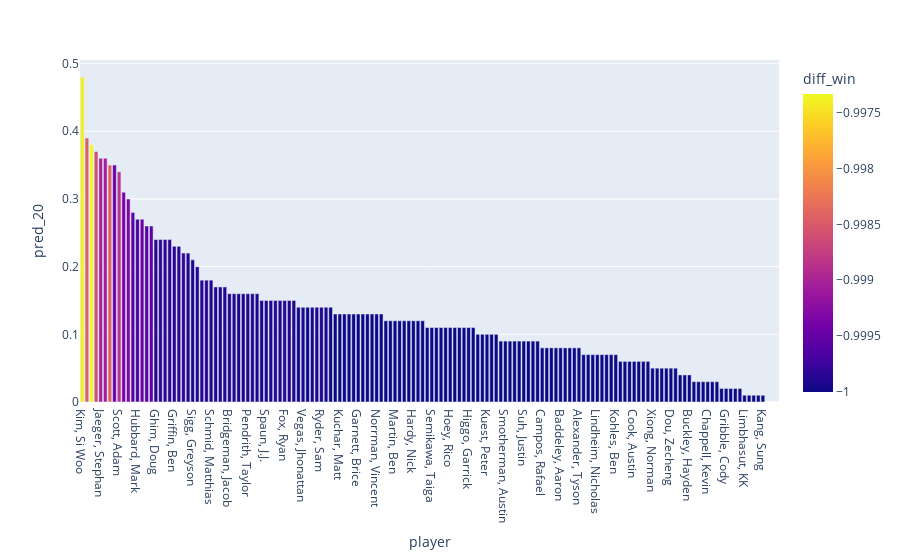

The code cell stored with this chart in its notebook:
### Code cell
px.bar(df.sort_values(by='pred_20',ascending=False),
       x='player',
       y='pred_20',
       color='diff_win')

### Figure 1 — Plotly figure (JSON) as saved in the notebook; plotly's stock layout.template omitted (floating-point values rounded to 4 significant figures; data arrays with more than 128 entries replaced by an {"elided": "..."} marker saying what was removed)
{"data": [{"alignmentgroup": "True", "hovertemplate": "player=%{x}<br>pred_20=%{y}<br>diff_win=%{marker.color}<extra></extra>", "legendgroup": "", "marker": {"color": {"elided": "152 float values"}, "coloraxis": "coloraxis", "pattern": {"shape": ""}}, "name": "", "offsetgroup": "", "orientation": "v", "showlegend": false, "textposition": "auto", "type": "bar", "x": {"elided": "152 str values"}, "xaxis": "x", "y": {"elided": "152 float values"}, "yaxis": "y"}], "layout": {"barmode": "relative", "coloraxis": {"colorbar": {"title": {"text": "diff_win"}}, "colorscale": [[0, "#0d0887"], [0.1111, "#46039f"], [0.2222, "#7201a8"], [0.3333, "#9c179e"], [0.4444, "#bd3786"], [0.5556, "#d8576b"], [0.6667, "#ed7953"], [0.7778, "#fb9f3a"], [0.8889, "#fdca26"], [1, "#f0f921"]]}, "legend": {"tracegroupgap": 0}, "margin": {"t": 60}, "xaxis": {"anchor": "y", "domain": [0, 1], "title": {"text": "player"}}, "yaxis": {"anchor": "x", "domain": [0, 1], "title": {"text": "pred_20"}}}}
